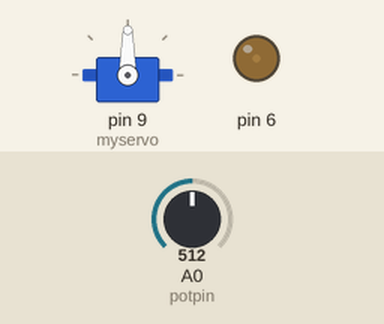
This sketch was run on a simulated Arduino Uno, built with avr-gcc and run on an emulated ATmega328P. On the bench: servo, output pins drawn as LEDs (lit = HIGH). Inputs (shaded band) come from the test bench; at power-on: A0 (potpin) = 512.

Above: at 1.2 s.
1.3 s: A0 (potpin) set to 716
At 2.2 s:
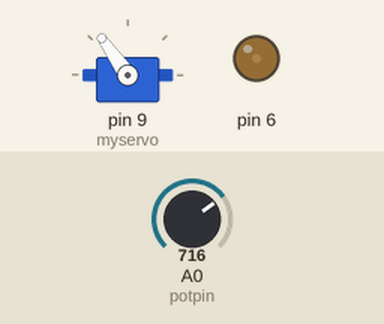
2.8 s: A0 (potpin) set to 900
At 3.3 s:
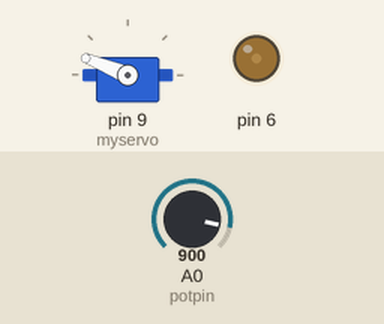
4.3 s: A0 (potpin) set to 1023
At 5.5 s:
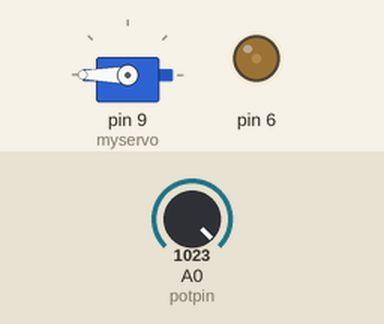
5.8 s: A0 (potpin) set to 306
At 6.6 s:
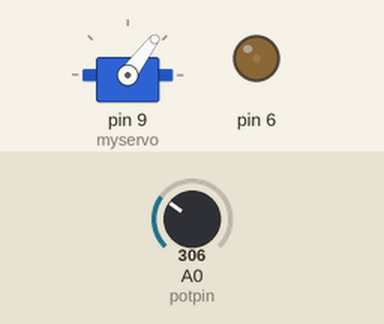
7.3 s: A0 (potpin) set to 122
At 7.7 s:
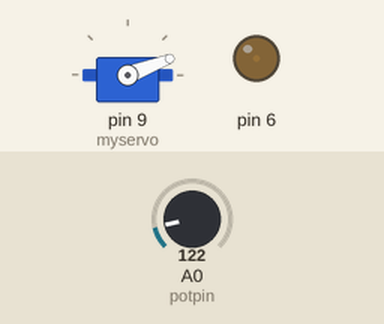
Timing chart, 0 to 9.8 s (numbered marks = the images above; inputs shaded):
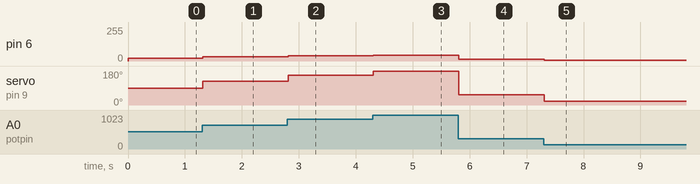

Measured:
- after the input at 1.3 s, pin 6: 22/255 → 31/255 at once; servo on pin 9 (myservo): 90° → 125° at once
- after the input at 2.8 s, pin 6: 31/255 → 39/255 at once; servo on pin 9 (myservo): 125° → 158° at once
- after the input at 4.3 s, pin 6: 39/255 → 44/255 at once; servo on pin 9 (myservo): 158° → 180° at once
- after the input at 5.8 s, pin 6: 44/255 → 13/255 at once; servo on pin 9 (myservo): 180° → 53° at once
- after the input at 7.3 s, pin 6: 13/255 → 5/255 at once; servo on pin 9 (myservo): 53° → 21° at once

The sketch:

Servo_motor.ino
```cpp
/*
 Controlling a servo position using a potentiometer (variable resistor)
 by Michal Rinott <http://people.interaction-ivrea.it/m.rinott>

 modified on 8 Nov 2013
 by Scott Fitzgerald
 http://www.arduino.cc/en/Tutorial/Knob
*/

#include <Servo.h>

Servo myservo;  // create servo object to control a servo

int potpin = 0;  // analog pin used to connect the potentiometer
int val;    // variable to read the value from the analog pin

void setup() {
  myservo.attach(9);  // attaches the servo on pin 9 to the servo object
  pinMode(6, OUTPUT);
}

void loop() {
  val = analogRead(potpin);            // reads the value of the potentiometer (value between 0 and 1023)
  val = map(val, 0, 1023, 0, 180);     // scale it to use it with the servo (value between 0 and 180)
  myservo.write(val);                  // sets the servo position according to the scaled value
  analogWrite(6, map(val, 0, 1023, 0, 255));
  delay(15);                           // waits for the servo to get there


//  myservo.write(0);
//  delay(1000);
//  myservo.write(90);
//  delay(1000);
//  myservo.write(180);
//  delay(1000);
//  myservo.write(90);
//  delay(1000);
}
```
